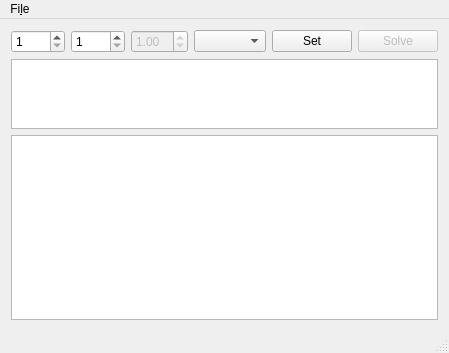
<?xml version="1.0" encoding="UTF-8"?>
<ui version="4.0">
 <class>MainWindow</class>
 <widget class="QMainWindow" name="MainWindow">
  <property name="geometry">
   <rect>
    <x>0</x>
    <y>0</y>
    <width>414</width>
    <height>353</height>
   </rect>
  </property>
  <property name="windowTitle">
   <string>CMPD&amp;C Solver</string>
  </property>
  <widget class="QWidget" name="centralWidget">
   <layout class="QGridLayout" name="gridLayout_3">
    <item row="0" column="0">
     <layout class="QGridLayout" name="gridLayout">
      <item row="1" column="0" colspan="6">
       <layout class="QVBoxLayout" name="verticalLayout" stretch="1,3">
        <item>
         <widget class="QTableWidget" name="pi_table"/>
        </item>
        <item>
         <widget class="QTableWidget" name="probs_table"/>
        </item>
       </layout>
      </item>
      <item row="0" column="0">
       <widget class="QSpinBox" name="spinBox">
        <property name="toolTip">
         <string>Number of states</string>
        </property>
        <property name="minimum">
         <number>1</number>
        </property>
        <property name="maximum">
         <number>9999</number>
        </property>
       </widget>
      </item>
      <item row="0" column="1">
       <widget class="QSpinBox" name="spinBox_2">
        <property name="toolTip">
         <string>Number of iterations</string>
        </property>
        <property name="minimum">
         <number>1</number>
        </property>
        <property name="maximum">
         <number>9999</number>
        </property>
       </widget>
      </item>
      <item row="0" column="5">
       <widget class="QPushButton" name="solveButton">
        <property name="enabled">
         <bool>false</bool>
        </property>
        <property name="text">
         <string>Solve</string>
        </property>
       </widget>
      </item>
      <item row="0" column="4">
       <widget class="QPushButton" name="setButton">
        <property name="text">
         <string>Set</string>
        </property>
       </widget>
      </item>
      <item row="0" column="3">
       <widget class="QComboBox" name="comboBox">
        <property name="toolTip">
         <string>Mode</string>
        </property>
       </widget>
      </item>
      <item row="0" column="2">
       <widget class="QDoubleSpinBox" name="t_SpinBox">
        <property name="enabled">
         <bool>false</bool>
        </property>
        <property name="toolTip">
         <string>Time</string>
        </property>
        <property name="value">
         <double>1.000000000000000</double>
        </property>
       </widget>
      </item>
     </layout>
    </item>
   </layout>
  </widget>
  <widget class="QMenuBar" name="menuBar">
   <property name="geometry">
    <rect>
     <x>0</x>
     <y>0</y>
     <width>414</width>
     <height>23</height>
    </rect>
   </property>
   <widget class="QMenu" name="menuFile">
    <property name="title">
     <string>Fi&amp;le</string>
    </property>
    <addaction name="actionLoad"/>
    <addaction name="separator"/>
    <addaction name="actionExit"/>
   </widget>
   <addaction name="menuFile"/>
  </widget>
  <widget class="QStatusBar" name="statusBar"/>
  <action name="actionLoad">
   <property name="text">
    <string>&amp;Load</string>
   </property>
   <property name="shortcut">
    <string>Ctrl+O</string>
   </property>
  </action>
  <action name="actionExit">
   <property name="text">
    <string>&amp;Exit</string>
   </property>
  </action>
 </widget>
 <layoutdefault spacing="6" margin="11"/>
 <resources/>
 <connections>
  <connection>
   <sender>actionExit</sender>
   <signal>triggered()</signal>
   <receiver>MainWindow</receiver>
   <slot>close()</slot>
   <hints>
    <hint type="sourcelabel">
     <x>-1</x>
     <y>-1</y>
    </hint>
    <hint type="destinationlabel">
     <x>206</x>
     <y>176</y>
    </hint>
   </hints>
  </connection>
  <connection>
   <sender>actionLoad</sender>
   <signal>triggered()</signal>
   <receiver>MainWindow</receiver>
   <slot>loadFile()</slot>
   <hints>
    <hint type="sourcelabel">
     <x>-1</x>
     <y>-1</y>
    </hint>
    <hint type="destinationlabel">
     <x>206</x>
     <y>176</y>
    </hint>
   </hints>
  </connection>
 </connections>
 <slots>
  <slot>loadFile()</slot>
 </slots>
</ui>
